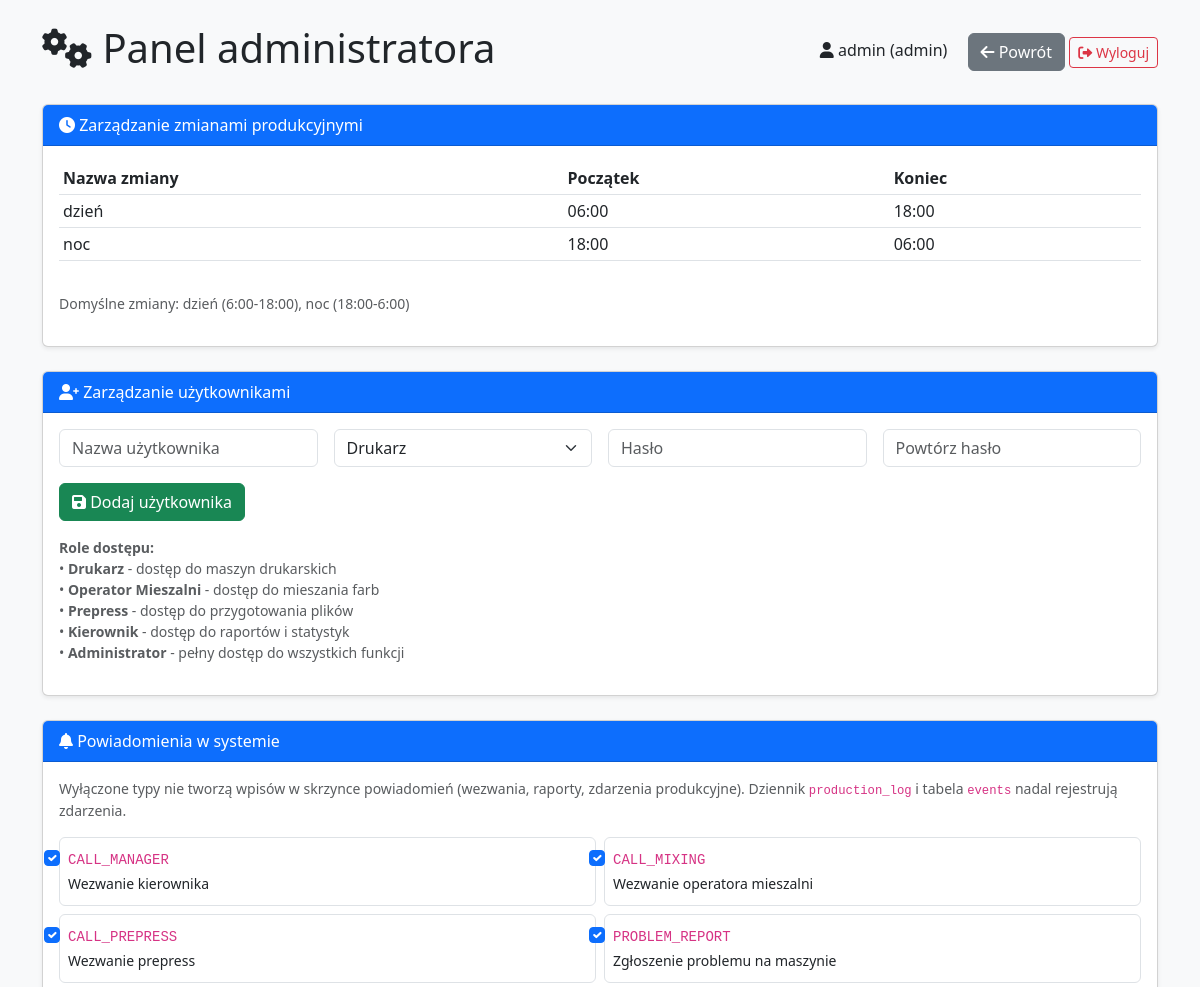
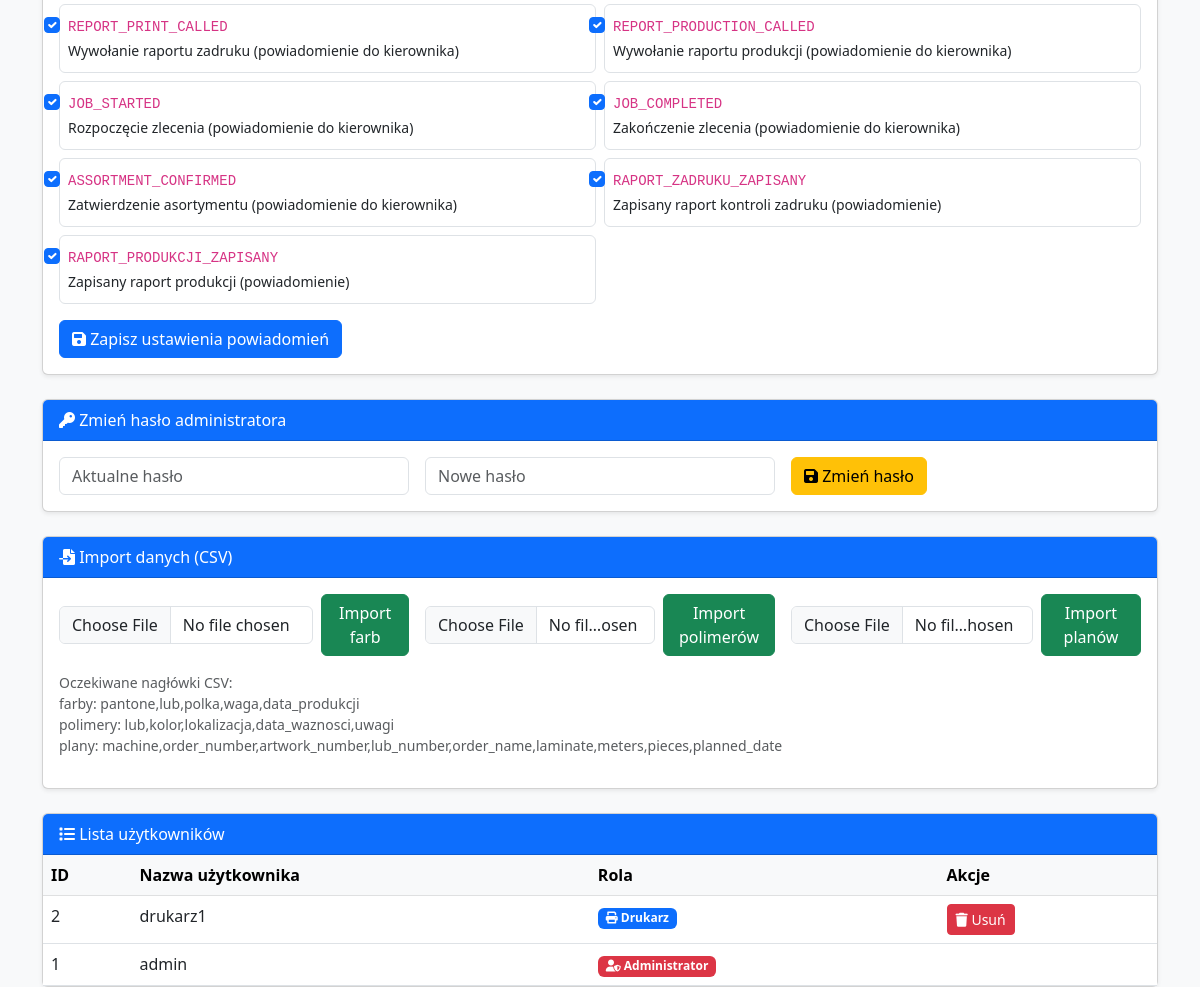
The page /admin (signed in) on the database its author committed (2 pictures, top to bottom).
### tables this page shows
CREATE TABLE shifts (
            id INTEGER PRIMARY KEY AUTOINCREMENT,
            name TEXT NOT NULL UNIQUE,  -- dzien, noc
            start_time TIME NOT NULL,
            end_time TIME NOT NULL
        );

CREATE TABLE notification_settings (
            event_key TEXT PRIMARY KEY,
            enabled INTEGER NOT NULL DEFAULT 1
        );

CREATE TABLE users (
            id INTEGER PRIMARY KEY AUTOINCREMENT,
            username TEXT UNIQUE NOT NULL,
            role TEXT NOT NULL,
            password TEXT
        );

### routers/admin.py (the view)
@router.get("")
def admin_panel(
    request: Request,
    admin=Depends(require_admin),
    error: str = Query(None),
    success: str = Query(None),
    conn=Depends(get_db),
):
    cur = conn.cursor()
    cur.execute("SELECT id, username, role FROM users ORDER BY role DESC, username")
    users = cur.fetchall()
    cur.execute("SELECT name, start_time, end_time FROM shifts ORDER BY start_time")
    shifts = cur.fetchall()
    cur.execute("SELECT event_key, enabled FROM notification_settings")
    settings_map = {r["event_key"]: bool(r["enabled"]) for r in cur.fetchall()}
    notification_prefs = [
        {"key": k, "label": v, "enabled": settings_map.get(k, True)}
        for k, v in NOTIFICATION_EVENT_LABELS.items()
    ]
    context = {
        "users": users,
        "shifts": shifts,
        "notification_prefs": notification_prefs,
        "user": {"username": request.session.get("username"), "role": request.session.get("role")},
    }
    if error:
        context["error"] = error
    if success:
        context["success"] = success
    return render_template("admin_panel.html", context)

### templates/admin_panel.html (shortened to what this page needs)
<!DOCTYPE html>
<html lang="pl">
<head>
    <link href="https://cdn.jsdelivr.net/npm/bootstrap@5.3.0/dist/css/bootstrap.min.css" rel="stylesheet">
    <link rel="stylesheet" href="https://cdnjs.cloudflare.com/ajax/libs/font-awesome/6.0.0/css/all.min.css">
</head>
<body class="bg-light">
<div class="container mt-4">
    <div class="d-flex justify-content-between align-items-center mb-4">
        <h1><i class="fas fa-cogs"></i> Panel administratora</h1>
        <div>
            <span class="me-3"><i class="fas fa-user"></i> {{ user.username }} ({{ user.role }})</span>
            <a href="/magazyn" class="btn btn-secondary"><i class="fas fa-arrow-left"></i> Powrót</a>
            <a href="/logout" class="btn btn-outline-danger btn-sm"><i class="fas fa-sign-out-alt"></i> Wyloguj</a>
        </div>
    </div>
    <div class="card shadow-sm mb-4">
        <div class="card-header bg-primary text-white"><i class="fas fa-clock"></i> Zarządzanie zmianami produkcyjnymi</div>
        <div class="card-body">
            <div class="table-responsive mb-3">
                <table class="table table-sm">
                    <thead>
                        <tr>
                            <th>Nazwa zmiany</th>
                            <th>Początek</th>
                            <th>Koniec</th>
                        </tr>
                    </thead>
                    <tbody>
                        {% for shift in shifts %}
                        <tr>
                            <td>{{ shift.name }}</td>
                            <td>{{ shift.start_time }}</td>
                            <td>{{ shift.end_time }}</td>
                        </tr>
                        {% endfor %}
                    </tbody>
                </table>
            </div>
            <p class="text-muted small">Domyślne zmiany: dzień (6:00-18:00), noc (18:00-6:00)</p>
        </div>
    </div>
    <div class="card shadow-sm mb-4">
        <div class="card-header bg-primary text-white"><i class="fas fa-user-plus"></i> Zarządzanie użytkownikami</div>
        <div class="card-body">
            <form method="post" action="/admin/add_user" class="row g-3 mb-3">
                <div class="col-md-3">
                    <input type="text" name="username" class="form-control" placeholder="Nazwa użytkownika" required>
                </div>
                <div class="col-md-3">
                    <select name="role" class="form-select" required>
                        <option value="drukarz">Drukarz</option>
                    </select>
                </div>
                <div class="col-md-3">
                    <input type="password" name="password" class="form-control" placeholder="Hasło" required>
                </div>
                <div class="col-md-3">
                    <input type="password" name="confirm_password" class="form-control" placeholder="Powtórz hasło" required>
                </div>
                <div class="col-md-3">
                    <button type="submit" class="btn btn-success"><i class="fas fa-save"></i> Dodaj użytkownika</button>
                </div>
            </form>
            <p class="text-muted small">
                <strong>Role dostępu:</strong><br>
                • <strong>Drukarz</strong> - dostęp do maszyn drukarskich<br>
                • <strong>Operator Mieszalni</strong> - dostęp do mieszania farb<br>
                • <strong>Prepress</strong> - dostęp do przygotowania plików<br>
                • <strong>Kierownik</strong> - dostęp do raportów i statystyk<br>
                • <strong>Administrator</strong> - pełny dostęp do wszystkich funkcji
            </p>
        </div>
    </div>
    <div class="card shadow-sm mb-4">
        <div class="card-header bg-primary text-white"><i class="fas fa-bell"></i> Powiadomienia w systemie</div>
        <div class="card-body">
            <p class="text-muted small">Wyłączone typy nie tworzą wpisów w skrzynce powiadomień (wezwania, raporty, zdarzenia produkcyjne). Dziennik <code>production_log</code> i tabela <code>events</code> nadal rejestrują zdarzenia.</p>
            <form method="post" action="/admin/notification-settings">
                <div class="row g-2">
                    {% for np in notification_prefs %}
                    <div class="col-md-6">
                        <div class="form-check border rounded p-2 h-100">
                            <input class="form-check-input" type="checkbox" name="{{ np.key }}" id="n-{{ np.key }}" {% if np.enabled %}checked{% endif %}>
                            <label class="form-check-label" for="n-{{ np.key }}">
                                <code class="small">{{ np.key }}</code><br><span class="small">{{ np.label }}</span>
                            </label>
                        </div>
                    </div>
                    {% endfor %}
                </div>
                <button type="submit" class="btn btn-primary mt-3"><i class="fas fa-save"></i> Zapisz ustawienia powiadomień</button>
            </form>
        </div>
    </div>
    <div class="card shadow-sm mb-4">
        <div class="card-header bg-primary text-white"><i class="fas fa-key"></i> Zmień hasło administratora</div>
        <div class="card-body">
            <form method="post" action="/admin/change_password" class="row g-3">
                <div class="col-md-4">
                    <input type="password" name="current_password" class="form-control" placeholder="Aktualne hasło" required>
                </div>
                <div class="col-md-4">
                    <input type="password" name="new_password" class="form-control" placeholder="Nowe hasło" required>
                </div>
                <div class="col-md-4">
                    <button type="submit" class="btn btn-warning"><i class="fas fa-save"></i> Zmień hasło</button>
                </div>
            </form>
        </div>
    </div>
    <div class="card shadow-sm mb-4">
        <div class="card-header bg-primary text-white"><i class="fas fa-file-import"></i> Import danych (CSV)</div>
        <div class="card-body">
            <div class="row g-3">
                <div class="col-md-4">
                    <form action="/admin/import_farby" method="post" enctype="multipart/form-data" class="d-flex gap-2 align-items-center">
                        <input type="file" name="plik" class="form-control" accept=".csv" required>
                        <button type="submit" class="btn btn-success">Import farb</button>
                    </form>
                </div>
                <div class="col-md-4">
                    <form action="/admin/import_polimery" method="post" enctype="multipart/form-data" class="d-flex gap-2 align-items-center">
                        <input type="file" name="plik" class="form-control" accept=".csv" required>
                        <button type="submit" class="btn btn-success">Import polimerów</button>
                    </form>
                </div>
                <div class="col-md-4">
                    <form action="/admin/import_plany" method="post" enctype="multipart/form-data" class="d-flex gap-2 align-items-center">
                        <input type="file" name="plik" class="form-control" accept=".csv" required>
                        <button type="submit" class="btn btn-success">Import planów</button>
                    </form>
                </div>
            </div>
            <p class="text-muted mt-3 small">Oczekiwane nagłówki CSV:<br>
                farby: pantone,lub,polka,waga,data_produkcji<br>
                polimery: lub,kolor,lokalizacja,data_waznosci,uwagi<br>
                plany: machine,order_number,artwork_number,lub_number,order_name,laminate,meters,pieces,planned_date
            </p>
        </div>
    </div>
    <div class="card shadow-sm">
        <div class="card-header bg-primary text-white"><i class="fas fa-list"></i> Lista użytkowników</div>
        <div class="card-body p-0">
            <div class="table-responsive">
                <table class="table table-hover mb-0">
                    <thead class="table-light">
                        <tr>
                            <th>ID</th>
                            <th>Nazwa użytkownika</th>
                            <th>Rola</th>
                            <th>Akcje</th>
                        </tr>
                    </thead>
                    <tbody>
                        {% for u in users %}
                        <tr>
                            <td>{{ u.id }}</td>
                            <td>{{ u.username }}</td>
                            <td>
                                {% if u.role == 'admin' %}
                                    <span class="badge bg-danger"><i class="fas fa-user-shield"></i> Administrator</span>
                                {% elif u.role == 'manager' %}
                                    <span class="badge bg-warning"><i class="fas fa-user-tie"></i> Kierownik</span>
                                {% elif u.role == 'drukarz' %}
                                    <span class="badge bg-primary"><i class="fas fa-print"></i> Drukarz</span>
                                {% elif u.role == 'operator_mieszalni' %}
                                    <span class="badge bg-success"><i class="fas fa-blender"></i> Operator Mieszalni</span>
                                {% elif u.role == 'prepress' %}
                                    <span class="badge bg-info"><i class="fas fa-images"></i> Prepress</span>
                                {% else %}
                                    <span class="badge bg-secondary"><i class="fas fa-user"></i> {{ u.role }}</span>
                                {% endif %}
                            </td>
                            <td>
                                {% if u.role != 'admin' %}
                                <form method="post" action="/admin/delete_user" style="display:inline;">
                                    <button type="submit" class="btn btn-sm btn-danger" onclick="return confirm('Usunąć użytkownika {{ u.username }}?')"><i class="fas fa-trash"></i> Usuń</button>
                                </form>
                                {% endif %}
                            </td>
                        </tr>
                        {% endfor %}
                    </tbody>
                </table>
            </div>
        </div>
    </div>
</div>
</body>
</html>

### rows shown on the page
shifts: name "dzień", start_time "06:00", end_time "18:00"
shifts: name "noc", start_time "18:00", end_time "06:00"
notification_settings: key "CALL_MANAGER", label "Wezwanie kierownika"
notification_settings: key "CALL_MIXING", label "Wezwanie operatora mieszalni"
notification_settings: key "CALL_PREPRESS", label "Wezwanie prepress"
notification_settings: key "PROBLEM_REPORT", label "Zgłoszenie problemu na maszynie"
notification_settings: key "REPORT_PRINT_CALLED", label "Wywołanie raportu zadruku (powiadomienie do kierownika)"
notification_settings: key "REPORT_PRODUCTION_CALLED", label "Wywołanie raportu produkcji (powiadomienie do kierownika)"
notification_settings: key "JOB_STARTED", label "Rozpoczęcie zlecenia (powiadomienie do kierownika)"
notification_settings: key "JOB_COMPLETED", label "Zakończenie zlecenia (powiadomienie do kierownika)"
notification_settings: key "ASSORTMENT_CONFIRMED", label "Zatwierdzenie asortymentu (powiadomienie do kierownika)"
notification_settings: key "RAPORT_ZADRUKU_ZAPISANY", label "Zapisany raport kontroli zadruku (powiadomienie)"
notification_settings: key "RAPORT_PRODUKCJI_ZAPISANY", label "Zapisany raport produkcji (powiadomienie)"
users: id "2", username "drukarz1", role "drukarz" (drawn)
users: id "1", username "admin", role "admin" (drawn)

### other values the page prints
{{ user.username }} "admin"
{{ user.role }} "admin"
